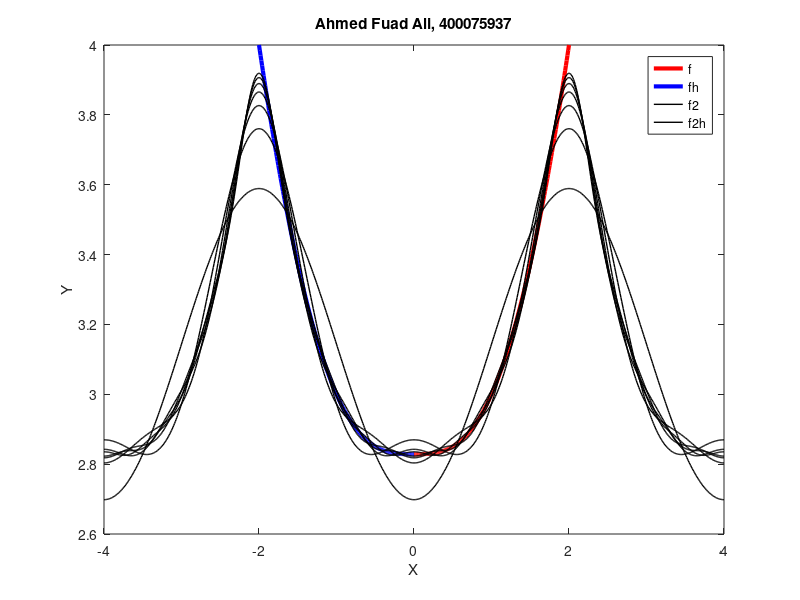

MATLAB code for this plot:
%% Question 1
%Format will be f(x) = ..., 0 < x < p (my p was 3)
%truncated after 1,2..n terms, for me n = 7

a = zeros(1,7); %7 terms so from 1 to 7 for me

x = linspace(0,2,201); %200 elements for me and from 0 to 3
%Function
f = sqrt(8+x.^3); %The one which is given, does NOT change

%Extension
x2 = linspace(0,-2,201); %This is the extension
f2 = sqrt(8-x2.^3); %ONLY THIS CHANGES FOR OTHER GRAPHS


a0 = 2/2*trapz(x,f); %p = 3 so 2/p

for n = 1:7 %7 curves for me
    y = f.*cos(n*pi*x/2); %my p was 3 so its divided by 3 
    a(n) = 2/2*trapz(x,y); %p = 3
    %Bottom for part C    
end

%Estimate values of fourier series of f

fh = zeros(7,801); %800 elements for fh and f2h
x3 = linspace(-4,4,801); % 0 to 3 is 200, 3 to 6 is 400, so 800
%change -6,6 according to your interval [it's given]


for m = 1:7 %7 curves
for n = 1:m %dont touch this
    fh(m,:) = fh(m,:) + a(n)*cos(n*pi*x3/2); %p = 3 so x3/3 
end
end

fh = a0/2 + fh; 
 
plot(x,f,'r','LineWidth',3);
hold on;
plot(x2,f2,'b','LineWidth',3);
hold on;
plot(x3,fh,'k','LineWidth',1);


xlim = ([-4 4]);  %Change interval according to yours
xlabel('X');
ylabel('Y');
title('Ahmed Fuad Ali, 400075937');
legend('f','fh','f2','f2h','Location','best');

%----------- end